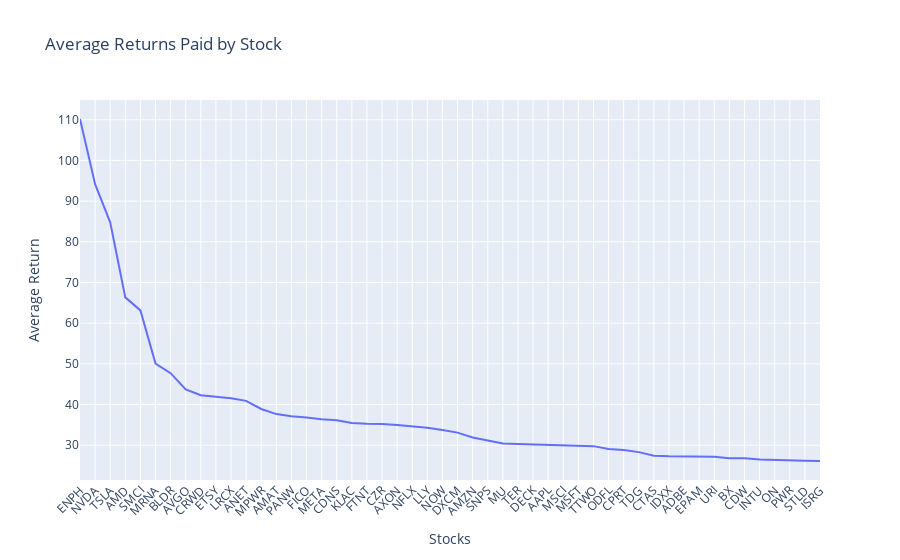

The notebook cell this image was saved under:
### Code cell
mean_returns = returns_df.mean().sort_values(ascending=False)[:50]

fig = px.line(
    x=mean_returns.index, 
    y=mean_returns.values, 
    labels={'x': 'Stocks', 'y': 'Average Return'}, 
    title='Average Returns Paid by Stock'
)

fig.update_layout(
    xaxis=dict(tickmode='array', tickvals=list(range(len(mean_returns))), ticktext=mean_returns.index),
    xaxis_title='Stocks',
    yaxis_title='Average Return',
    title='Average Returns Paid by Stock',
    xaxis_tickangle=-45,
    height=500, 
)

fig.show()

### Figure 1 — Plotly figure (JSON) as saved in the notebook; plotly's stock layout.template omitted (floating-point values rounded to 4 significant figures)
{"data": [{"hovertemplate": "Stocks=%{x}<br>Average Return=%{y}<extra></extra>", "legendgroup": "", "line": {"color": "#636efa", "dash": "solid"}, "marker": {"symbol": "circle"}, "mode": "lines", "name": "", "orientation": "v", "showlegend": false, "type": "scatter", "x": ["ENPH", "NVDA", "TSLA", "AMD", "SMCI", "MRNA", "BLDR", "AVGO", "CRWD", "ETSY", "LRCX", "ANET", "MPWR", "AMAT", "PANW", "FICO", "META", "CDNS", "KLAC", "FTNT", "CZR", "AXON", "NFLX", "LLY", "NOW", "DXCM", "AMZN", "SNPS", "MU", "TER", "DECK", "AAPL", "MSCI", "MSFT", "TTWO", "ODFL", "CPRT", "TDG", "CTAS", "IDXX", "ADBE", "EPAM", "URI", "BX", "CDW", "INTU", "ON", "PWR", "STLD", "ISRG"], "xaxis": "x", "y": [110.2, 94.15, 84.78, 66.34, 63.14, 50.07, 47.71, 43.72, 42.31, 41.98, 41.53, 40.9, 38.91, 37.65, 37.13, 36.8, 36.36, 36.14, 35.46, 35.29, 35.24, 34.98, 34.73, 34.3, 33.74, 33.1, 31.91, 31.08, 30.43, 30.28, 30.19, 30.12, 29.92, 29.9, 29.78, 29.05, 28.84, 28.31, 27.42, 27.29, 27.28, 27.23, 27.17, 26.81, 26.8, 26.52, 26.37, 26.35, 26.18, 26.13], "yaxis": "y"}], "layout": {"autosize": true, "legend": {"tracegroupgap": 0}, "title": {"text": "Average Returns Paid by Stock"}, "xaxis": {"anchor": "y", "autorange": true, "domain": [0, 1], "range": [0, 49], "tickangle": -45, "tickmode": "array", "ticktext": ["ENPH", "NVDA", "TSLA", "AMD", "SMCI", "MRNA", "BLDR", "AVGO", "CRWD", "ETSY", "LRCX", "ANET", "MPWR", "AMAT", "PANW", "FICO", "META", "CDNS", "KLAC", "FTNT", "CZR", "AXON", "NFLX", "LLY", "NOW", "DXCM", "AMZN", "SNPS", "MU", "TER", "DECK", "AAPL", "MSCI", "MSFT", "TTWO", "ODFL", "CPRT", "TDG", "CTAS", "IDXX", "ADBE", "EPAM", "URI", "BX", "CDW", "INTU", "ON", "PWR", "STLD", "ISRG"], "tickvals": [0, 1, 2, 3, 4, 5, 6, 7, 8, 9, 10, 11, 12, 13, 14, 15, 16, 17, 18, 19, 20, 21, 22, 23, 24, 25, 26, 27, 28, 29, 30, 31, 32, 33, 34, 35, 36, 37, 38, 39, 40, 41, 42, 43, 44, 45, 46, 47, 48, 49], "title": {"text": "Stocks"}, "type": "category"}, "yaxis": {"anchor": "x", "autorange": true, "domain": [0, 1], "range": [21.46, 114.8], "title": {"text": "Average Return"}, "type": "linear"}}}
